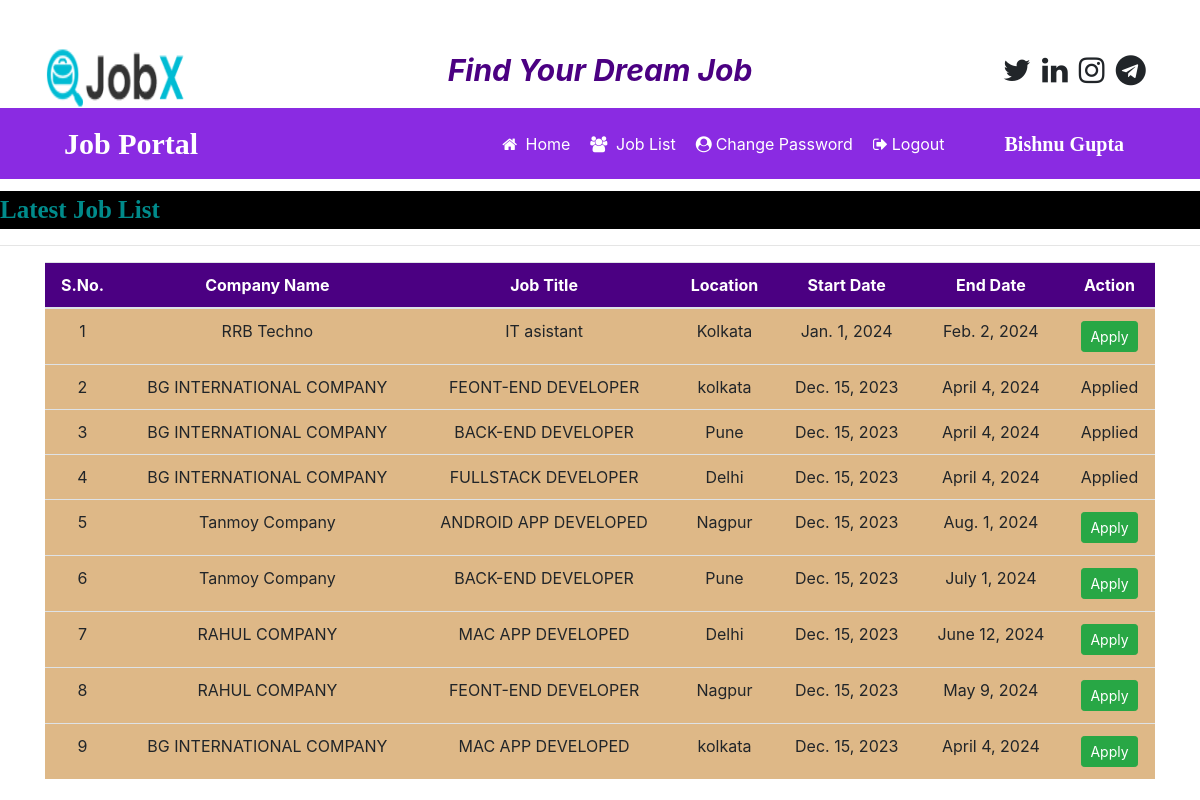
Page /user_latestjobs (signed in) on the committed database.
### job/models.py (models this page shows, shortened)
class Job(models.Model):
    recruiter = models.ForeignKey(Recruiter,on_delete=models.CASCADE)
    start_date = models.DateField()
    end_date = models.DateField()
    title = models.CharField(max_length=100)
    salary= models.FloatField(max_length=20)
    image = models.FileField()
    description = models.CharField(max_length=300)
    experience = models.CharField(max_length=50)
    location = models.CharField(max_length=100)
    skills = models.CharField(max_length=100)
    creationdate = models.DateField()

class Recruiter(models.Model):
    user = models.ForeignKey(User,on_delete=models.CASCADE)
    mobile = models.CharField(max_length=15,null=True)
    image = models.FileField(null=True)
    gender = models.CharField(max_length=10,null=True)
    company= models.CharField(max_length=100,null=True)
    type = models.CharField(max_length=15,null=True)
    status = models.CharField(max_length=20, null=True)

### job/views.py (the view)
# urls.py: path('user_latestjobs',views.user_latestjobs,name="user_latestjobs"),
def user_latestjobs(request):
    job = Job.objects.all().order_by('-start_date')
    user = request.user
    student = StudentUser.objects.get(user=user)
    data = Apply.objects.filter(student=student)
    li=[]
    for i in data:
        li.append(i.job.id)
    d = {'job':job,'li':li}
    return render(request,'user_latestjobs.html',d)

### job/templates/user_latestjobs.html (shortened to what this page needs)
{% load static %}
{% block body %}
{% include 'user_navigation.html' %}
<marquee style = "font-family : 'Monotype Corsiva' ; font-size : 25px ; color : darkcyan ; background-color : black ; font-weight : bold ; margin-top:1%">
    Latest Job List
</marquee>
<hr>
<div class="container">
<table class="table table-hover" id="example">
    <thead>
    <tr style = "background-color :indigo ; color : white">
        <th>S.No.</th>
        <th>Company Name</th>
        <th>Job Title</th>
         <th>Location</th>
        <th>Start Date</th>
        <th>End Date</th>
        <th>Action</th>
    </tr>
    </thead>
    <tbody>
    {% for i in job %}
    <tr style = "background-color : #DEB887">
        <td>{{forloop.counter}}</td>
        <td>{{i.recruiter.company}}</td>
        <td>{{i.title}}</td>
<td>{{i.location}}</td>
        <td>{{i.start_date}}</td>
        <td>{{i.end_date}}</td>
        {% if i.id in li %}
        <td>Applied</td>
        {% else %}
        <td><a href="{% url 'job_detail' i.id %}" class="btn btn-success btn-sm" >Apply</a>
        {% endif %}
        </td>
    </tr>
    {% endfor %}
    </tbody>
</table>
</div>
{% endblock %}

### job/templates/user_navigation.html (shortened to what this page needs)
<html>
<head>
    {% load static %}
  <link rel="stylesheet" href="https://maxcdn.bootstrapcdn.com/bootstrap/4.5.2/css/bootstrap.min.css">
<link rel="stylesheet" href="https://cdnjs.cloudflare.com/ajax/libs/font-awesome/4.7.0/css/font-awesome.min.css">
</head>
<body>
<div class="container">
    <div class="row">
        <div class="col-sm-3 mt-5">
            <img src="{% static 'images/job1.png' %}" style="height:60px" width="190px">
        </div>
        <div class="col-sm-6 mt-5 text-center">
            <span style ="font-weight : bold ; font-size : 30px">
                <span style = "color:indigo"><i>Find Your Dream Job</i></span>
            </span>
        </div>
        <div class="col-sm-3 mt-5" style = "padding-left : 10%">
<span style="font-weight:bold ; font-size : 30px">
  <span><i class="fa fa-twitter pl-1"></i></span>
    <span><i class="fa fa-linkedin pl-1"></i></span>
    <span><i class="fa fa-instagram pl-1"></i></span>
    <span><i class="fa fa-telegram pl-1"></i></span>
</span>
        </div>
    </div>
</div>
<nav class="navbar navbar-expand-sm" style="background-color : blueviolet">
    <a class="navbar-brand text-white pl-5 font-weight-bold" style="font-family:'Monotype Corsiva'; font-size:30px">Job Portal</a>
<ul class="navbar-nav">
    <li class="nav-item">
        <a class="nav-link" href="{% url 'user_home' %}" style="margin-left:280px"><i class="fa fa-home mr-1"></i> Home</a>
    </li>
    <li class="nav-item">
        <a class="nav-link" href="{% url 'user_latestjobs' %}" ><i class="fa fa-users mr-1"></i> Job List</a>
    </li>
    <li class="nav-item">
        <a class="nav-link" href="{% url 'change_passworduser' %}" ><i class="fa fa-user-circle mr-1"></i>Change Password</a>
    </li>
    <li class="nav-item">
        <a class="nav-link" href="{% url 'Logout' %}" ><i class="fa fa-sign-out mr-1"></i>Logout</a>
    </li>
</ul>
<a class="navbar-brand text-white pl-5 font-weight-bold" style="font-family:'Monotype Corsiva'; font-size:20px">{{request.user.first_name}} {{request.user.last_name}}</a>
</nav>
</body>
</html>

### job/templates/user_navigation.html (style rules this page uses)
.nav-link { color : white !important ; margin-right : 4px; }

### job/templates/user_latestjobs.html (style rules this page uses)
tr { text-align : center }

### rows in the picture
Job: recruiter.company "RRB Techno", title "IT asistant", location "Kolkata", start_date "Jan. 1, 2024", end_date "Feb. 2, 2024", shows "Apply"
Job: recruiter.company "BG INTERNATIONAL COMPANY", title "FEONT-END DEVELOPER", location "kolkata", start_date "Dec. 15, 2023", end_date "April 4, 2024", shows "Applied"
Job: recruiter.company "BG INTERNATIONAL COMPANY", title "BACK-END DEVELOPER", location "Pune", start_date "Dec. 15, 2023", end_date "April 4, 2024", shows "Applied"
Job: recruiter.company "BG INTERNATIONAL COMPANY", title "FULLSTACK DEVELOPER", location "Delhi", start_date "Dec. 15, 2023", end_date "April 4, 2024", shows "Applied"
Job: recruiter.company "Tanmoy Company", title "ANDROID APP DEVELOPED", location "Nagpur", start_date "Dec. 15, 2023", end_date "Aug. 1, 2024", shows "Apply"
Job: recruiter.company "Tanmoy Company", title "BACK-END DEVELOPER", location "Pune", start_date "Dec. 15, 2023", end_date "July 1, 2024", shows "Apply"
Job: recruiter.company "RAHUL COMPANY", title "MAC APP DEVELOPED", location "Delhi", start_date "Dec. 15, 2023", end_date "June 12, 2024", shows "Apply"
Job: recruiter.company "RAHUL COMPANY", title "FEONT-END DEVELOPER", location "Nagpur", start_date "Dec. 15, 2023", end_date "May 9, 2024", shows "Apply"
Job: recruiter.company "BG INTERNATIONAL COMPANY", title "MAC APP DEVELOPED", location "kolkata", start_date "Dec. 15, 2023", end_date "April 4, 2024", shows "Apply"

### other values in the picture
{{ request.user.first_name }} "Bishnu"
{{ request.user.last_name }} "Gupta"
